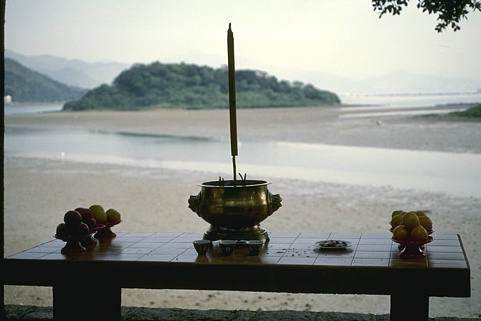
#> input picture edge_algos/data/120003.jpg, 481 x 321 px; its folder holds only this picture in this run
$ python log.py data/120003.jpg   (Python 2 division)   (older library calls are emulated)
#> lines starting #> are read from the running program, lines starting #| are printed output that depends on the picture
import numpy as np
from scipy.ndimage.filters import convolve, gaussian_laplace
from scipy.misc import imread, imshow, imsave
import sys
import os

np.set_printoptions(threshold=np.nan)

def LOG(im, blur = 1):
	im = np.array(im, dtype=float)
	im2 = gaussian_laplace(im,blur)
	return im2

if __name__=="__main__":
	path = 'data/'

	path_save = 'LOG/'

	if not os.path.exists(path_save):
		os.makedirs(path_save)

	file_total = len(os.listdir(path))
	i = 1
	for filename in os.listdir(path):
		if not filename.endswith('.jpg'):
			continue
		input_im = path + filename
		print filename
		im = imread(input_im, mode="L") #Open image, convert to greyscale
#> im: shape (321, 481); min 1, max 254, mean 146.6
		finalEdges = LOG(im)
#> in LOG, `im2 = gaussian_laplace(im,blur)`:
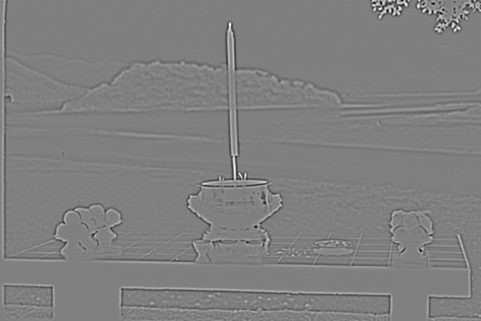
#> im2: shape (321, 481) float64; min -104.7, max 103.9, mean 0; drawn with min black and max white
		imsave(path_save + filename,finalEdges)
		print i,'of',file_total,'done.'
		i+=1

	# [4 lines of commented-out code are left out]

$ run again, on edge_algos/data/178054.jpg
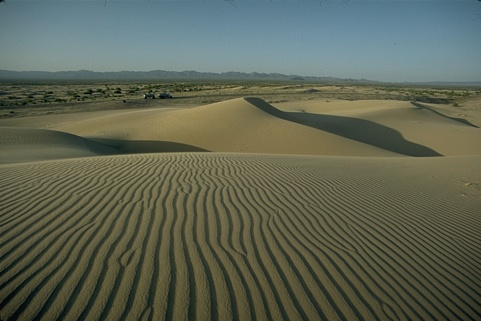
#> input picture edge_algos/data/178054.jpg, 481 x 321 px
#> `im = imread(input_im, mode="L")`:
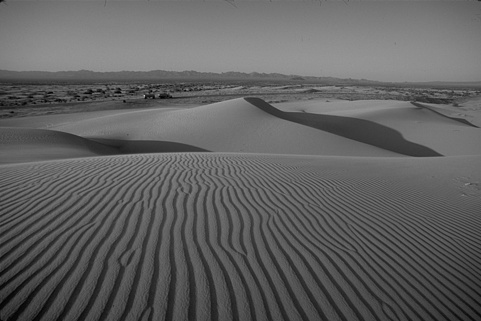
#> im: shape (321, 481); min 1, max 200, mean 96.2
#> in LOG, `im2 = gaussian_laplace(im,blur)`:
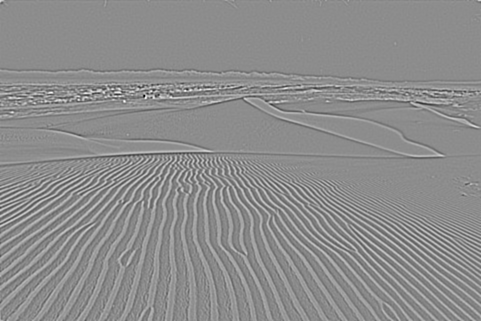
#> im2: shape (321, 481) float64; min -52.67, max 42.64, mean 0; drawn with min black and max white

$ run again, on edge_algos/data/179084.jpg
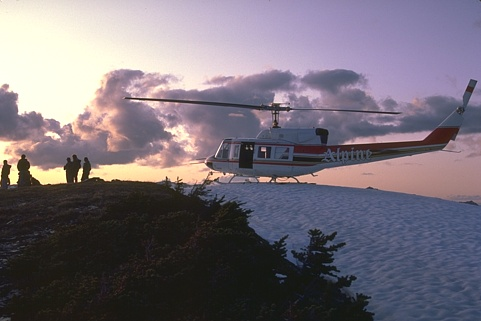
#> input picture edge_algos/data/179084.jpg, 481 x 321 px
#> `im = imread(input_im, mode="L")`:
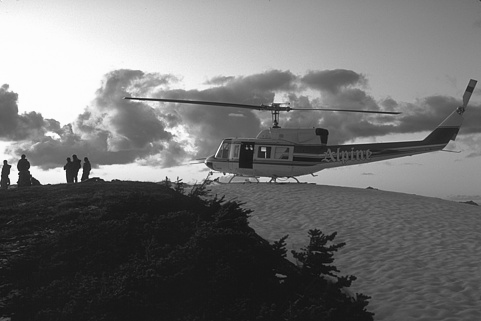
#> im: shape (321, 481); min 13, max 254, mean 113.3
#> in LOG, `im2 = gaussian_laplace(im,blur)`:
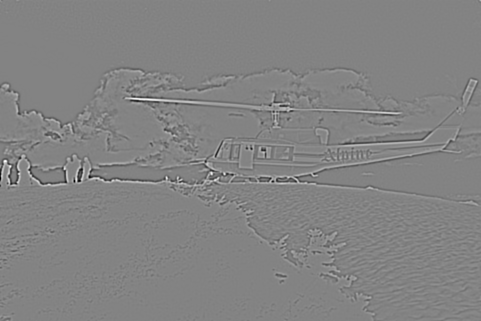
#> im2: shape (321, 481) float64; min -89.49, max 84.41, mean 0; drawn with min black and max white

$ run again, on edge_algos/data/188091.jpg
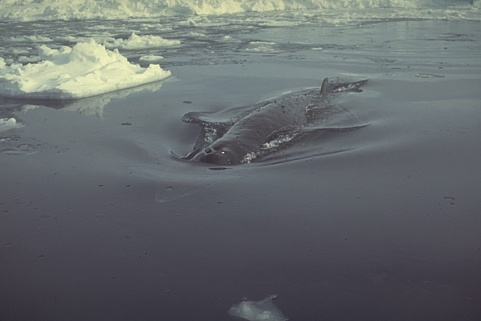
#> input picture edge_algos/data/188091.jpg, 481 x 321 px
#> `im = imread(input_im, mode="L")`:
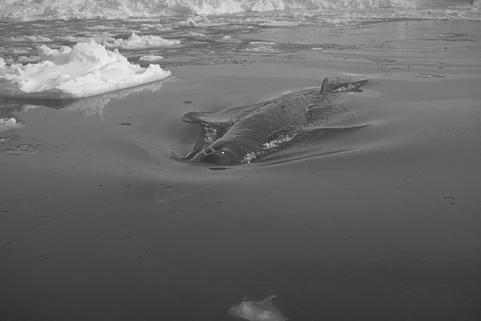
#> im: shape (321, 481); min 38, max 243, mean 104.3
#> in LOG, `im2 = gaussian_laplace(im,blur)`:
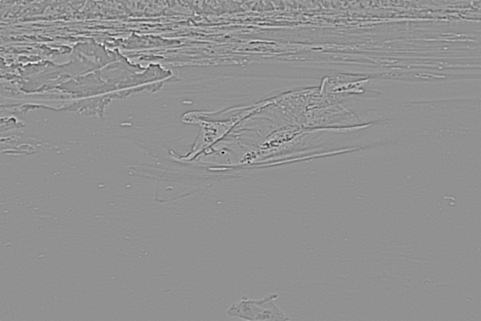
#> im2: shape (321, 481) float64; min -62.87, max 47.21, mean 0; drawn with min black and max white

$ run again, on edge_algos/data/134049.jpg
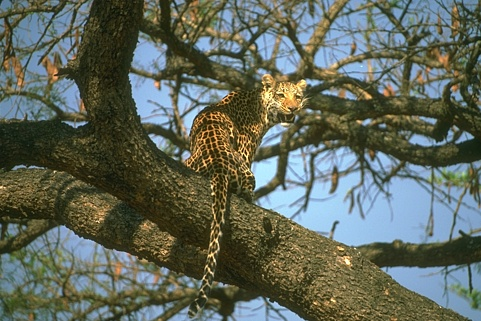
#> input picture edge_algos/data/134049.jpg, 481 x 321 px
#> `im = imread(input_im, mode="L")`:
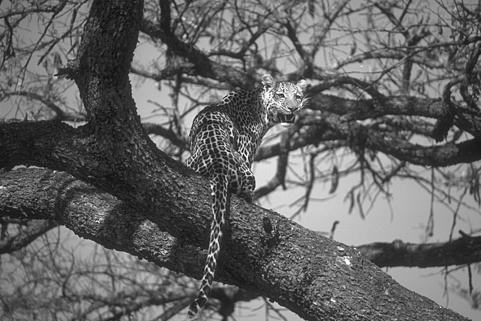
#> im: shape (321, 481); min 12, max 252, mean 100.1
#> in LOG, `im2 = gaussian_laplace(im,blur)`:
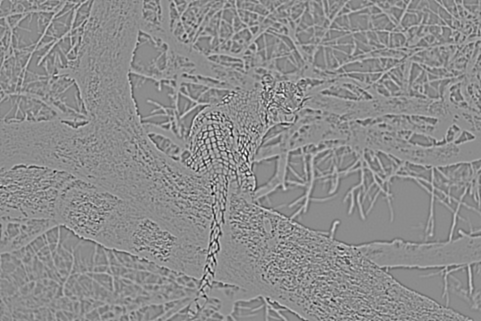
#> im2: shape (321, 481) float64; min -100, max 81.31, mean 0; drawn with min black and max white
